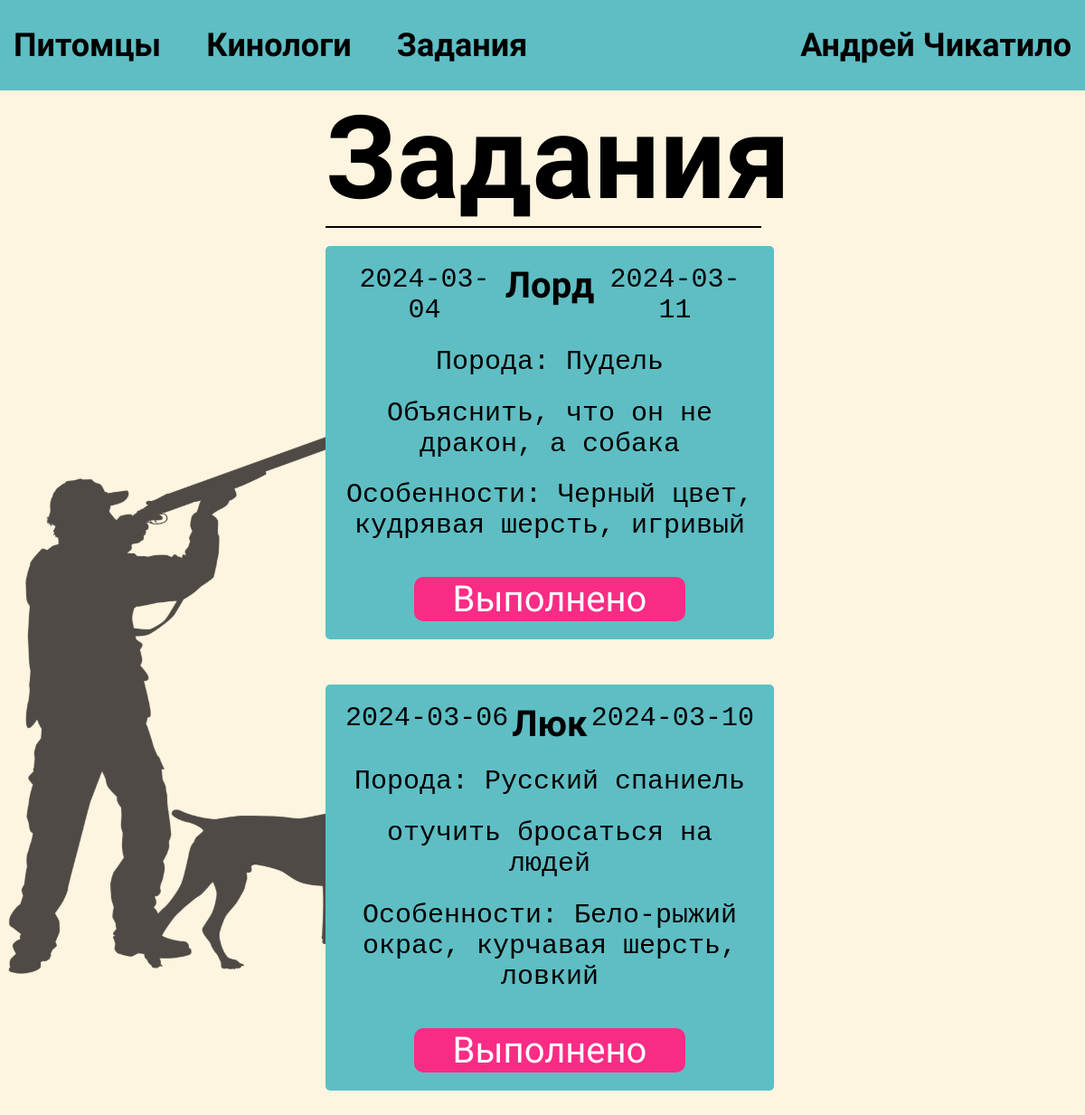
Page /home.php (signed in) on the committed database.
### tables this page shows
CREATE TABLE `Training` (
  `id` int NOT NULL,
  `dog_id` int NOT NULL,
  `handler_id` int NOT NULL,
  `task` varchar(255) DEFAULT NULL,
  `start_date` date DEFAULT NULL,
  `end_date` date DEFAULT NULL,
  `status` tinyint NOT NULL
);

CREATE TABLE `Dogs` (
  `id` int NOT NULL,
  `name` varchar(50) DEFAULT NULL,
  `breed` varchar(50) DEFAULT NULL,
  `birth` date DEFAULT NULL,
  `training_goals` text,
  `features` varchar(255) DEFAULT NULL
);

### home.php (the view, shortened to what this page needs)
<?php
include 'config.php';
$user_id = $_SESSION['user_id'];
$sql = "SELECT t.*, d.name AS dog_name, d.features, d.breed FROM Training t
        INNER JOIN Dogs d ON t.dog_id = d.id
        WHERE t.status = 0 AND t.handler_id = '$user_id'";
$result = $conn->query($sql);
?>
<!DOCTYPE html>
<html lang="en">
<head>
  <link rel="stylesheet" href="style.css" />
</head>
<body>
<header class="admin_header">
    <div class="toolbar">
      <a href="pets_user.php">Питомцы</a>
      <a href="users_user.php">Кинологи</a>
      <a href="home.php">Задания</a>
    </div>
    <p class="username"><?php echo $_SESSION['username']; ?></p>
</header>
<div class="admin_home-content">
    <p class="title_content">
    Задания
    </p>
    <hr style="border: 1px solid black; width: 100%;">
      <?php
      if ($result->num_rows > 0) {
          while($row = $result->fetch_assoc()) {
              ?>
              <div class="task_container-home">
              <div class="date_namepet">
                  <p class="date_start-home"><?php echo $row["start_date"]; ?></p>
                  <p class="name_pet-home"><?php echo $row["dog_name"]; ?></p>
                  <p class="date_end-home"><?php echo $row["end_date"]; ?></p>
              </div>
              <p class="task-task_container">Порода: <?php echo $row["breed"]; ?></p>
              <p class="task-task_container"><?php echo $row["task"]; ?></p>
              <p class="pet_features-task">Особенности: <?php echo $row["features"]; ?></p>
              <form action="<?php echo htmlspecialchars($_SERVER["PHP_SELF"]); ?>" method="post">
                  <button class="btn_href-pets" type="submit" name="complete_task">Выполнено</button>
              </form>
              </div>
              <?php
          }
      } else {
          echo '<p class="non_work">Нет заданий</p>';
      }
      ?>
  </div>
</body>
</html>

### style.css (style rules this page uses)
* { margin: 0 auto; padding: 0 auto; transition: 0.5s; }
body { background: url(img/background.svg) fixed; font-family: "Amatic SC"; width: 100%; }
.username { cursor: pointer; }
.admin_header { height: 100px; width: 100%; background-color: #5ebec4; color: black; display: flex; align-items: center; }
.toolbar { display: flex; align-items: center; gap: 50px; margin-left: 15px; margin-right: 0px; }
.toolbar a { color: black; font-size: 36px; text-decoration: none; font-weight: 700; }
.admin_header p { font-size: 36px; font-weight: 700; margin-right: 15px; }
.admin_home-content { width: 40%; text-align: center; }
.title_content { font-size: 128px; font-weight: 700; }
.btn_href-pets { width: 300px; color: #fff; background-color: #f92c85; border: none; border-radius: 10px; font-family: "Amatic SC"; margin-top: 40px; font-size: 40px; cursor: pointer; }
.task_container-home { width: 95%; min-height: 300px; background-color: #5ebec4; border-radius: 5px; margin-top: 20px; padding: 20px; margin-bottom: 50px; font-family: "Courier New", Courier, monospace; }
.date_namepet { display: flex; }
.date_start-home, .date_end-home { font-size: 30px; }
.name_pet-home { font-size: 40px; font-family: "Amatic SC"; font-weight: 700; }
.task-task_container { margin-top: 5%; font-size: 30px; }
.pet_features-task { margin-top: 5%; font-size: 30px; }

### rows in the picture
training: start_date "2024-03-04", dog.name "Лорд", end_date "2024-03-11", dog.breed "Пудель", task "Объяснить, что он не дракон, а собака", dog.features "Черный цвет, кудрявая шерсть, игривый"
training: start_date "2024-03-06", dog.name "Люк", end_date "2024-03-10", dog.breed "Русский спаниель", task "отучить бросаться на людей", dog.features "Бело-рыжий окрас, курчавая шерсть, ловкий"

### other values in the picture
$_SESSION['username'] "Андрей Чикатило"
